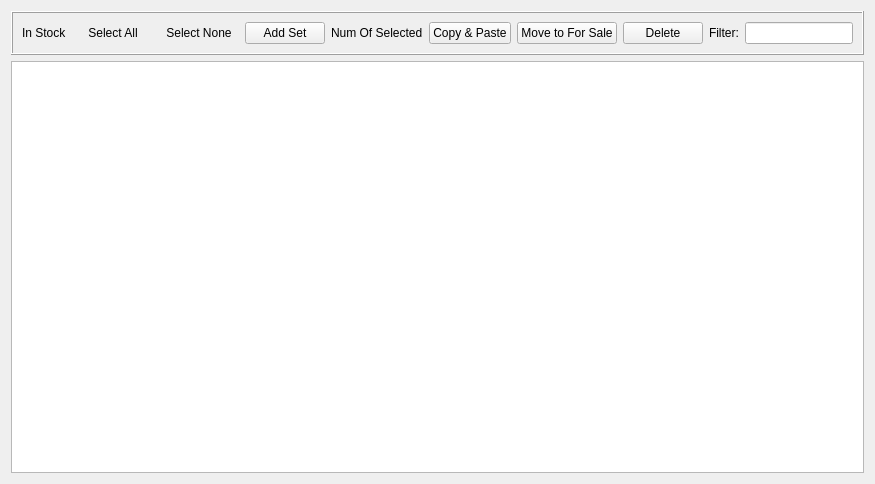
<?xml version="1.0" encoding="UTF-8"?>
<ui version="4.0">
 <class>InStock</class>
 <widget class="QWidget" name="InStock">
  <property name="geometry">
   <rect>
    <x>0</x>
    <y>0</y>
    <width>682</width>
    <height>484</height>
   </rect>
  </property>
  <property name="windowTitle">
   <string>Form</string>
  </property>
  <layout class="QVBoxLayout" name="verticalLayout">
   <item>
    <widget class="QFrame" name="inStockFrame">
     <property name="frameShape">
      <enum>QFrame::Box</enum>
     </property>
     <property name="frameShadow">
      <enum>QFrame::Raised</enum>
     </property>
     <layout class="QHBoxLayout" name="horizontalLayout">
      <item>
       <widget class="QLabel" name="inStockLabel">
        <property name="text">
         <string>In Stock</string>
        </property>
       </widget>
      </item>
      <item>
       <widget class="QPushButton" name="selectAllPushButton">
        <property name="text">
         <string>Select All</string>
        </property>
        <property name="autoDefault">
         <bool>false</bool>
        </property>
        <property name="default">
         <bool>false</bool>
        </property>
        <property name="flat">
         <bool>true</bool>
        </property>
       </widget>
      </item>
      <item>
       <widget class="QPushButton" name="selectNonePushButton">
        <property name="text">
         <string>Select None</string>
        </property>
        <property name="flat">
         <bool>true</bool>
        </property>
       </widget>
      </item>
      <item>
       <widget class="QPushButton" name="addPushButton">
        <property name="text">
         <string>Add Set</string>
        </property>
       </widget>
      </item>
      <item>
       <widget class="QLabel" name="numOfSelectedLabel">
        <property name="text">
         <string>Num Of Selected</string>
        </property>
       </widget>
      </item>
      <item>
       <widget class="QPushButton" name="copyAndPastePushButton">
        <property name="text">
         <string>Copy &amp;&amp; Paste</string>
        </property>
       </widget>
      </item>
      <item>
       <widget class="QPushButton" name="fromInStockToForSalePushButton">
        <property name="sizePolicy">
         <sizepolicy hsizetype="Minimum" vsizetype="Fixed">
          <horstretch>0</horstretch>
          <verstretch>0</verstretch>
         </sizepolicy>
        </property>
        <property name="text">
         <string>Move to For Sale</string>
        </property>
       </widget>
      </item>
      <item>
       <widget class="QPushButton" name="deletePushButton">
        <property name="text">
         <string>Delete</string>
        </property>
       </widget>
      </item>
      <item>
       <widget class="QLabel" name="filterLabel">
        <property name="text">
         <string>Filter:</string>
        </property>
       </widget>
      </item>
      <item>
       <widget class="QLineEdit" name="inStockLineEdit">
        <property name="sizePolicy">
         <sizepolicy hsizetype="Minimum" vsizetype="Fixed">
          <horstretch>0</horstretch>
          <verstretch>0</verstretch>
         </sizepolicy>
        </property>
       </widget>
      </item>
      <item>
       <spacer name="horizontalSpacer">
        <property name="orientation">
         <enum>Qt::Horizontal</enum>
        </property>
        <property name="sizeHint" stdset="0">
         <size>
          <width>40</width>
          <height>20</height>
         </size>
        </property>
       </spacer>
      </item>
     </layout>
    </widget>
   </item>
   <item>
    <widget class="QTableView" name="inStockTableView">
     <property name="alternatingRowColors">
      <bool>true</bool>
     </property>
     <property name="sortingEnabled">
      <bool>true</bool>
     </property>
    </widget>
   </item>
  </layout>
 </widget>
 <resources/>
 <connections/>
</ui>
